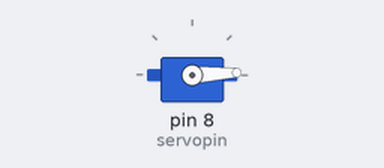
Recording of a sketch running on a simulated Arduino Uno, built with avr-gcc and run on an emulated ATmega328P. On the bench: servo.

Above: at 0.05 s.
At 1.3 s:
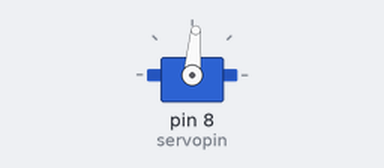
At 2.6 s:
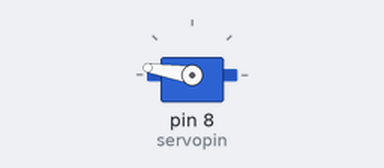
At 5.2 s:
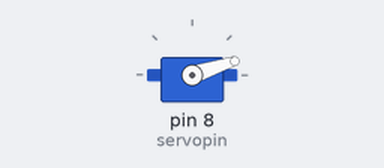
Timing chart, 0 to 7.1 s (numbered marks = the images above):
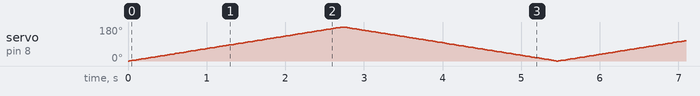

The sketch:

servo.ino
```cpp
#include <Servo.h>

Servo myservo;  // create servo object to control a servo
// twelve servo objects can be created on most boards

const int servopin = 8;


int pos = 0;

void setup() {
  // put your setup code here, to run once:
  Serial.begin(9600);

  myservo.attach(servopin);
  myservo.write(pos);

}

void loop() {
  // put your main code here, to run repeatedly:
  for(pos = 0; pos <= 180; pos += 1) {
    myservo.write(pos);
    delay(15);
  }

  for(pos = 180; pos >= 0; pos -= 1) {
    myservo.write(pos);
    delay(15);
  }
}
```
